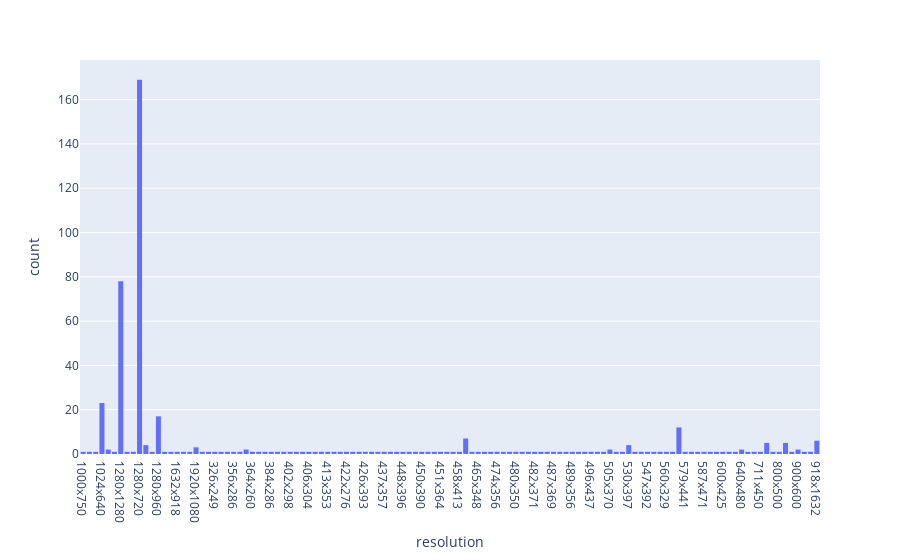

The notebook cell this image was saved under:
### Code cell
# Histograma das resoluções do dataset
df = pd.DataFrame({'resolution': data['resolution']})
df = df.sort_values(by='resolution')
px.histogram(df, x='resolution')

# Da figura, conseguimos perceber que existe uma quantidade
#   variada de resoluções no dataset. Todavia, muitas imagens
#   possuem resolução 1280x720.

### Figure 1 — Plotly figure (JSON) as saved in the notebook; plotly's stock layout.template omitted (floating-point values rounded to 4 significant figures; data arrays with more than 128 entries replaced by an {"elided": "..."} marker saying what was removed)
{"data": [{"alignmentgroup": "True", "bingroup": "x", "hovertemplate": "resolution=%{x}<br>count=%{y}<extra></extra>", "legendgroup": "", "marker": {"color": "#636efa", "pattern": {"shape": ""}}, "name": "", "offsetgroup": "", "orientation": "v", "showlegend": false, "type": "histogram", "x": {"elided": "444 str values"}, "xaxis": "x", "yaxis": "y"}], "layout": {"barmode": "relative", "legend": {"tracegroupgap": 0}, "margin": {"t": 60}, "xaxis": {"anchor": "y", "domain": [0, 1], "title": {"text": "resolution"}}, "yaxis": {"anchor": "x", "domain": [0, 1], "title": {"text": "count"}}}}
